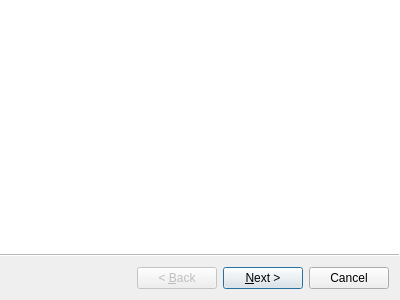
<?xml version="1.0" encoding="UTF-8"?>
<ui version="4.0">
 <class>FormatCreationWizard</class>
 <widget class="QWizard" name="FormatCreationWizard">
  <property name="geometry">
   <rect>
    <x>0</x>
    <y>0</y>
    <width>400</width>
    <height>300</height>
   </rect>
  </property>
  <property name="windowTitle">
   <string>Format creation</string>
  </property>
  <property name="wizardStyle">
   <enum>QWizard::WizardStyle::ModernStyle</enum>
  </property>
  <widget class="FilenameFormatWizardPage" name="filenameFormatPage"/>
  <widget class="ModuleListWizardPage" name="moduleListPage"/>
  <widget class="LogFieldsWizardPage" name="logFieldsPage"/>
  <widget class="LogFormatWizardPage" name="logFormatPage"/>
  <widget class="CommentWizardPage" name="commentsPage"/>
 </widget>
 <customwidgets>
  <customwidget>
   <class>FilenameFormatWizardPage</class>
   <extends>QWizardPage</extends>
   <header>FilenameFormatWizardPage.h</header>
   <container>1</container>
  </customwidget>
  <customwidget>
   <class>ModuleListWizardPage</class>
   <extends>QWizardPage</extends>
   <header>ModuleListWizardPage.h</header>
   <container>1</container>
  </customwidget>
  <customwidget>
   <class>LogFieldsWizardPage</class>
   <extends>QWizardPage</extends>
   <header>LogFieldsWizardPage.h</header>
   <container>1</container>
  </customwidget>
  <customwidget>
   <class>LogFormatWizardPage</class>
   <extends>QWizardPage</extends>
   <header>LogFormatWizardPage.h</header>
   <container>1</container>
  </customwidget>
  <customwidget>
   <class>CommentWizardPage</class>
   <extends>QWizardPage</extends>
   <header>CommentWizardPage.h</header>
   <container>1</container>
  </customwidget>
 </customwidgets>
 <resources/>
 <connections/>
</ui>
